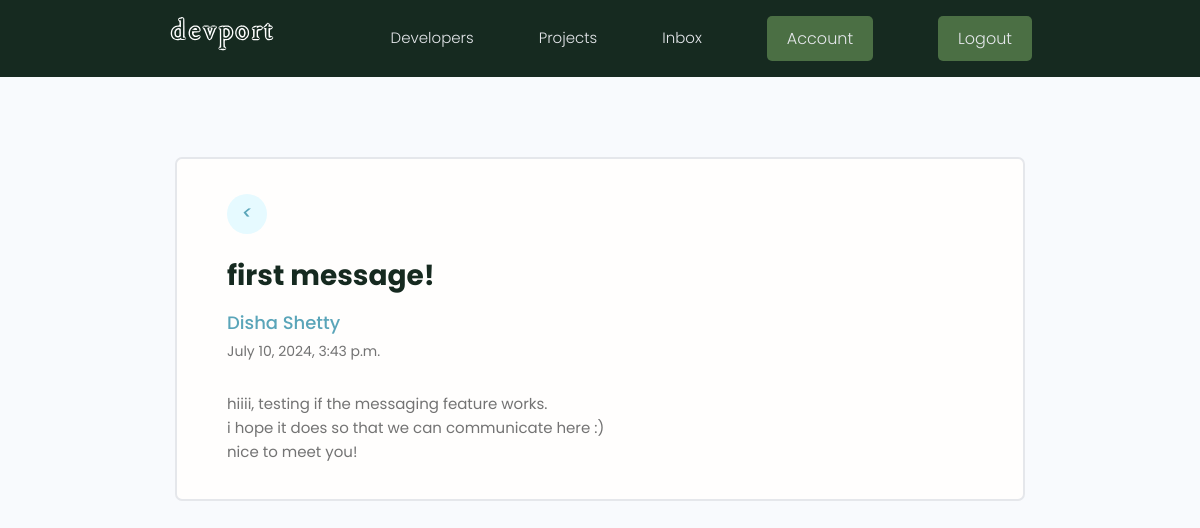
The page /message/b602596b-141c-4999-b3ac-d534b32ddb3c (signed in) on the database its author committed.
### users/models.py (models this page shows, shortened)
class Message(models.Model):
    sender = models.ForeignKey(Profile, on_delete=models.SET_NULL, null=True)
    recipient = models.ForeignKey(Profile, on_delete=models.SET_NULL, null=True,blank=True, related_name="messages")
    name = models.CharField(max_length=200, null=True, blank=True)
    email = models.EmailField(max_length=200, null=True, blank=True)
    subject = models.CharField(max_length=200, null=True, blank=True)
    body = models.TextField()
    is_read = models.BooleanField(default=False, null=True)
    created = models.DateTimeField(auto_now_add=True)
    id = models.UUIDField(default = uuid.uuid4, unique = True, primary_key = True, editable = False)
    class Meta:
        ordering = ['is_read','-created']

### users/views.py (the view)
# urls.py: path('message/<str:pk>', views.viewMessage, name="message"),
@login_required(login_url='login')
def viewMessage(request, pk):
    profile = request.user.profile
    message = profile.messages.get(id=pk)
    if message.is_read == False:
        message.is_read = True
        message.save()
    context = {'message':message}
    return render(request,'users/message.html', context)

### users/templates/users/message.html
{% extends "main.html" %}
{% block content %}
  <main class="messagePage my-xl">
    <div class="content-box">
      <div class="message">
        <a class="backButton" href="{% url 'inbox' %}"><i class="im im-angle-left"><</i></a>
        <h2 class="message__subject">{{message.subject}}</h4>
          {% if message.sender %}
          <a href="{% url 'user-profile' message.sender.id %}" class="message__author">{{message.name}}</a>
          {% else %}
          <p class="message__author">{{message.name}}</p>
          {% endif %}
          <p class="message__date">{{message.created}}</p>
          <div class="message__body">
            {{message.body|linebreaksbr}}
          </div>
      </div>
    </div>
  </main>
{% endblock %}

### static/styles/app.css (style rules this page uses)
:root { --color-sub: #162a20; --color-sub-light :#4B6F44; }
.content-box { width: 95%; max-width: 85rem; margin: 0 auto; }
.message { padding: 2.5rem 0; }
.message > a { display: flex; gap: 1rem; }
.message__author, .message__date { flex-basis: 25%; }
.message__subject { flex-basis: 50%; }
.message__date { text-align: right; }
.messagePage .message { list-style: none; background: var(--color-white); padding: 3.5rem 5rem; border: 2px solid var(--color-light); border-radius: 0.7rem; }
.messagePage .message__subject { font-size: 2.8rem; color: var(--color-sub); margin-bottom: 1rem; margin-top: 2rem; }
.messagePage .message__author { font-size: 1.8rem; font-weight: 500; }
.messagePage .message__date { font-size: 1.4rem; font-weight: 400; text-align: left; margin-bottom: 3rem; }
.backButton { background: var(--color-main-light); color: var(--color-main); width: 4rem; height: 4rem; display: flex; align-items: center; justify-content: center; border-radius: 50%; }
.backButton i { font-size: 1.8rem; }

### static/uikit/styles/modules/_variables.css (style rules this page uses)
:root { --color-main: #5aa5b9; --color-main-light: #e6faff; --color-sub: #3f4156; --color-sub-light: #51546e; --color-sub-lighter: #ededfd; --color-text: #737373; --color-gray: #8b8b8b; --color-light: #e5e7eb; --color-light-gray: #767676; --color-bg: #f8fafd; --color-white: #fffefd; --color-white-light: #f3f3f3; --color-success: #359e64; --color-success-bg: #def8e8; --color-error: #fc4b0b; --color-error-bg: #fff2ee; --font-base: 'Poppins', arial, helvetica, 'Segoe UI', roboto, ubuntu, sans-serif; --font-monospace: 'Fira Code', 'Courier New', courier, monospace; --font-regular: 300; --font-medium: 500; --font-bold: 700; --generic-shadow: 1px 1px 5px #00000010; --generic-transition: all 0.3s ease-in-out; }

### static/uikit/styles/modules/_base.css (style rules this page uses)
* { margin: 0; padding: 0; box-sizing: border-box; text-rendering: optimizeLegibility; color: inherit; font-size: inherit; }
html { font-size: 50%; }
@media only screen and (min-width: 480px) { html { font-size: 56.25%; } }
@media only screen and (min-width: 1200px) { html { font-size: 62.5%; } }
body { line-height: 1.6; font-weight: 400; font-size: 1.5rem; color: var(--color-text); background-color: var(--color-bg); min-height: 100vh; }

### static/uikit/styles/modules/_typography.css (style rules this page uses)
* { font-family: var(--font-base); }
h2 { font-size: 3.6rem; font-weight: var(--font-bold); }
p, span, strong { font-size: 1.6rem; color: var(--color-text); font-weight: var(--font-regular); }
a { padding-bottom: 2px; text-decoration: none; display: inline-block; color: var(--color-main); font-weight: var(--font-medium); }

### static/uikit/styles/modules/_utilities.css (style rules this page uses)
.my-xl { margin: 8rem auto; }

### rows shown on the page
Message: subject "first message!", name "Disha Shetty", created "July 10, 2024, 3:43 p.m.", body "hiiii, testing if the messaging feature works. i hope it does so that we can communicate here :) nice to meet you!"
